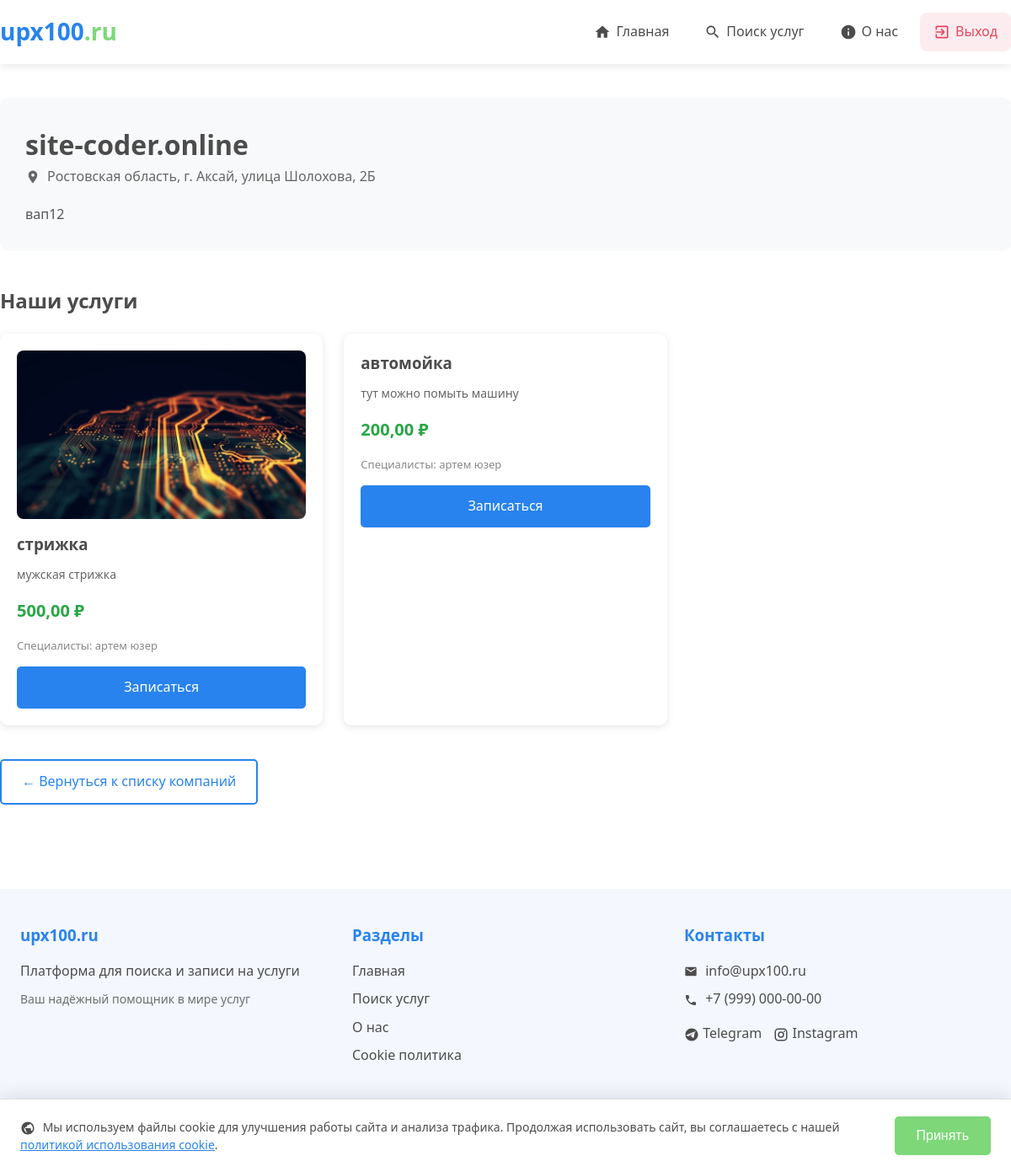
The page /client/company/3/ (signed in) on the database its author committed.
### business/models.py (models this page shows, shortened)
class Company(models.Model):
    owner = models.OneToOneField(settings.AUTH_USER_MODEL, on_delete=models.CASCADE, related_name='company')
    name = models.CharField(max_length=200, verbose_name="Название компании")
    description = models.TextField(blank=True, verbose_name="Описание")
    logo = models.ImageField(upload_to='company_logos/', blank=True, null=True, verbose_name="Логотип")
    photo = models.ImageField(upload_to='company_photos/', blank=True, null=True, verbose_name="Фото компании")
    address = models.CharField(max_length=300, verbose_name="Адрес")
    latitude = models.DecimalField(max_digits=9, decimal_places=6, blank=True, null=True, verbose_name="Широта")
    longitude = models.DecimalField(max_digits=9, decimal_places=6, blank=True, null=True, verbose_name="Долгота")
    phone = models.CharField(max_length=20, blank=True, verbose_name="Телефон")
    email = models.EmailField(blank=True, verbose_name="Email")
    is_verified = models.BooleanField(default=False, verbose_name="Проверена модератором")
    created_at = models.DateTimeField(auto_now_add=True)
    updated_at = models.DateTimeField(auto_now=True)
    class Meta:
        verbose_name = "Компания"
        verbose_name_plural = "Компании"

class Service(models.Model):
    company = models.ForeignKey(Company, on_delete=models.CASCADE, related_name='services', verbose_name="Компания")
    category = models.ForeignKey('companies.Category', on_delete=models.SET_NULL, null=True, blank=True, related_name='business_services', verbose_name="Категория")
    subcategory = models.ForeignKey('companies.Subcategory', on_delete=models.SET_NULL, null=True, blank=True, related_name='business_services', verbose_name="Подкатегория")
    employees = models.ManyToManyField(Employee, related_name='services', verbose_name="Сотрудники")
    name = models.CharField(max_length=200, verbose_name="Название услуги")
    description = models.TextField(blank=True, verbose_name="Описание")
    price = models.DecimalField(max_digits=10, decimal_places=2, verbose_name="Цена (руб)")
    duration = models.PositiveIntegerField(help_text="Длительность в минутах", verbose_name="Длительность (мин)", null=True, blank=True)
    photo = models.ImageField(upload_to='service_photos/', blank=True, null=True, verbose_name="Фото услуги")
    created_at = models.DateTimeField(auto_now_add=True)
    updated_at = models.DateTimeField(auto_now=True)
    payment_amount = models.DecimalField(max_digits=10, decimal_places=2, default=0, verbose_name="Сумма оплаты (руб/мес)")
    payment_due_date = models.DateTimeField(null=True, blank=True, verbose_name="Дата окончания оплаты")
    last_payment_date = models.DateTimeField(null=True, blank=True, verbose_name="Дата последней оплаты")
    class Meta:
        verbose_name = "Услуга"
        verbose_name_plural = "Услуги"

class Employee(models.Model):
    company = models.ForeignKey(Company, on_delete=models.CASCADE, related_name='employees', verbose_name="Компания")
    user = models.OneToOneField(settings.AUTH_USER_MODEL, on_delete=models.CASCADE, related_name='employee_profile')
    position = models.CharField(max_length=100, blank=True, verbose_name="Должность")
    phone = models.CharField(max_length=20, blank=True, verbose_name="Телефон")
    is_active = models.BooleanField(default=True, verbose_name="Активен")
    created_at = models.DateTimeField(auto_now_add=True)
    class Meta:
        verbose_name = "Сотрудник"
        verbose_name_plural = "Сотрудники"
        unique_together = ['company', 'user']
    @property
    def name(self):
        return self.user.get_full_name() or self.user.email

### accounts/models.py (models this page shows, shortened)
class User(AbstractBaseUser, PermissionsMixin):
    ROLE_CHOICES = (
        ('admin', 'Администратор'),
        ('entrepreneur', 'Предприниматель'),
        ('employee', 'Сотрудник'),
    )
    email = models.EmailField('Email', unique=True)
    first_name = models.CharField('Имя', max_length=30, blank=True)
    last_name = models.CharField('Фамилия', max_length=30, blank=True)
    phone = models.CharField('Телефон', max_length=20, blank=True)
    role = models.CharField('Роль', max_length=20, choices=ROLE_CHOICES, default='entrepreneur')
    is_staff = models.BooleanField('Статус сотрудника', default=False)
    is_active = models.BooleanField('Активен', default=True)
    date_joined = models.DateTimeField('Дата регистрации', default=timezone.now)
    objects = UserManager()
    USERNAME_FIELD = 'email'
    REQUIRED_FIELDS = []
    class Meta:
        verbose_name = 'Пользователь'
        verbose_name_plural = 'Пользователи'
    def get_full_name(self):
        return f"{self.first_name} {self.last_name}".strip() or self.email
    def is_entrepreneur(self):
        return self.role == 'entrepreneur'

### client/views.py (the view)
# urls.py: path('company/<int:company_id>/', views.company_detail_view, name='company_detail'),
def company_detail_view(request, company_id):
    company = get_object_or_404(Company, pk=company_id, is_verified=True)
    services = company.services.filter(
        payment_due_date__gt=timezone.now(),  # Оплата активна
        payment_due_date__isnull=False,  # Есть дата оплаты
        company__is_verified=True  # Компания проверена
    ).prefetch_related('employees', 'category', 'subcategory')
    context = {
        'company': company,
        'services': services,
    }
    return render(request, 'client/company_detail.html', context)

### templates/client/company_detail.html (shortened to what this page needs)
{% extends 'base.html' %}
{% block content %}
<div class="container" style="padding: 40px 0;">
    <div style="margin-bottom: 40px; padding: 30px; background: #f8f9fa; border-radius: 10px;">
        <div style="display: flex; align-items: center; gap: 20px; margin-bottom: 20px;">
            <div>
                <h1>{{ company.name }}</h1>
                {% if company.address %}
                    <p style="color: #666; display: flex; align-items: center; gap: 8px;">
                        <svg viewBox="0 0 24 24" style="width: 18px; height: 18px; fill: currentColor;"><path d="M12 2C8.13 2 5 5.13 5 9c0 5.25 7 13 7 13s7-7.75 7-13c0-3.87-3.13-7-7-7zm0 9.5c-1.38 0-2.5-1.12-2.5-2.5s1.12-2.5 2.5-2.5 2.5 1.12 2.5 2.5-1.12 2.5-2.5 2.5z"/></svg>
                        {{ company.address }}
                    </p>
                {% endif %}
            </div>
        </div>
        {% if company.description %}
            <p style="color: #555; line-height: 1.6;">{{ company.description }}</p>
        {% endif %}
    </div>
    <h2 style="margin-bottom: 20px;">Наши услуги</h2>
    {% if services %}
        <div style="display: grid; grid-template-columns: repeat(auto-fill, minmax(300px, 1fr)); gap: 25px;">
            {% for service in services %}
                <div class="card" style="padding: 20px; transition: transform 0.2s;" onmouseover="this.style.transform='translateY(-5px)'" onmouseout="this.style.transform='translateY(0)'">
                    {% if service.photo %}
                        <img src="{{ service.photo.url }}" alt="{{ service.name }}" style="width: 100%; height: 200px; object-fit: cover; border-radius: 8px; margin-bottom: 15px;">
                    {% endif %}
                    <h3 style="margin-bottom: 10px;">{{ service.name }}</h3>
                    {% if service.description %}
                        <p style="color: #666; font-size: 14px; margin-bottom: 15px;">{{ service.description|truncatewords:15 }}</p>
                    {% endif %}
                    <div style="display: flex; justify-content: space-between; align-items: center; margin-bottom: 15px;">
                        <span style="font-size: 20px; font-weight: bold; color: #28a745;">{{ service.price }} ₽</span>
                    </div>
                    {% if service.employees.all %}
                        <p style="font-size: 13px; color: #888; margin-bottom: 15px;">
                            Специалисты: {% for emp in service.employees.all|slice:":3" %}{{ emp.name }}{% endfor %}
                        </p>
                    {% endif %}
                    <a href="{% url 'client:service_detail' service.pk %}" class="btn btn--primary" style="width: 100%;">Записаться</a>
                </div>
            {% endfor %}
        </div>
    {% else %}
        <div style="text-align: center; padding: 40px;">
            <p>Услуги пока не добавлены или не активны.</p>
        </div>
    {% endif %}
    <div style="margin-top: 40px;">
        <a href="{% url 'client:companies_list' %}" class="btn btn--outline">← Вернуться к списку компаний</a>
    </div>
</div>
{% endblock %}

### static/css/style.css (style rules this page uses)
:root { --primary-gray: #4c4c4c; --blue: #2883ee; --blue-hover: #1B76E0; --gray-light: #f4f7fe; --green: #7ed779; --green-hover: #6dc669; --color-white: #ffffff; --color-text: #4c4c4c; --color-border: #e0e0e0; --color-dark: #1a1a2e; }
* { margin: 0; padding: 0; box-sizing: border-box; }
body { font-family: 'Segoe UI', Tahoma, Geneva, Verdana, sans-serif; background-color: var(--color-white); color: var(--primary-gray); line-height: 1.6; }
a { text-decoration: none; color: var(--blue); transition: color 0.3s ease; }
.container { max-width: 1200px; margin: 0 auto; padding: 0 1.5rem; }
.btn { display: inline-block; padding: 12px 24px; border: none; border-radius: 5px; cursor: pointer; font-size: 16px; font-weight: 500; transition: all 0.3s ease; text-align: center; }
.btn--primary { background-color: var(--blue); color: var(--color-white); }
.btn--outline { background-color: transparent; border: 2px solid var(--blue); color: var(--blue); }
.card { background-color: var(--color-white); border-radius: 10px; box-shadow: 0 2px 10px rgba(0, 0, 0, 0.1); overflow: hidden; transition: transform 0.3s ease, box-shadow 0.3s ease; display: flex; flex-direction: column; }

### rows shown on the page
Company: name "site-coder.online", address "Ростовская область, г. Аксай, улица Шолохова, 2Б", description "вап12"
Service: photo (picture), name "стрижка", description "мужская стрижка", price "500,00"
Employee: name "артем юзер"
Service: name "автомойка", description "тут можно помыть машину", price "200,00"
